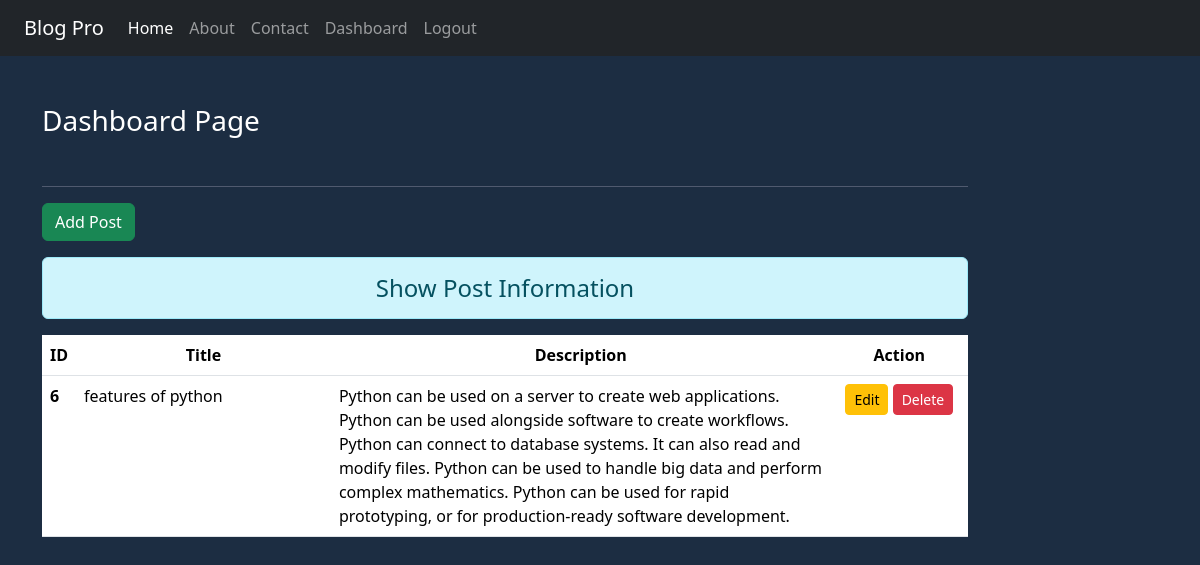
The page /dashboard/ (signed in) on the database its author committed.
### blog/models.py (models this page shows, shortened)
class Post(models.Model):
    title = models.CharField(max_length = 150)
    desc = models.TextField()

### blog/views.py (the view)
# urls.py: path('dashboard/', views.dashboard, name='dashboard'),
def dashboard(request):
    if request.user.is_authenticated:
        posts = Post.objects.all()
        return render(request, 'blog/dashboard.html', {'posts':posts})
    else:
        return HttpResponseRedirect('/login/')

### blog/templates/blog/dashboard.html (shortened to what this page needs)
{% extends 'blog/base.html' %}
{% load static %}
{% block content %}
    <div class="col-sm-10">
        <h3 class="text-white my-5">Dashboard Page</h3>
        <hr>
        <a href="{% url 'addpost' %}" class="btn btn-success">Add Post</a>
        <h4 class="text-center alert alert-info mt-3">Show Post Information</h4>
        {% if posts %}
            <table class="table table-hover bg-white">
                <thead>
                    <tr class="text-center">
                        <th scope="col" style="width: 2%">ID</th>
                        <th scope="col" style="width: 28%">Title</th>
                        <th scope="col" style="width: 55%">Description</th>
                        <th scope="col" style="width: 15%">Action</th>
                    </tr>
                </thead>
                <tbody>
                    {% for post in posts %}
                        <tr>
                            <th scope="row">{{ post.id }}</th>
                            <td>{{ post.title }}</td>
                            <td>{{ post.desc }}</td>
                            <td class="text-center">
                                <a href="{% url 'update_post' post.id %}" class="btn btn-warning btn-sm">Edit</a>
                                <form action="{% url 'delete_post' post.id %}" method="post" class="d-inline">
                                    <input type="submit" class="btn btn-danger btn-sm" value="Delete">
                                </form>
                            </td>
                        </tr>
                    {% endfor %}
                </tbody>
            </table>
        {% else %}
            <h4 class="text-center alert alert-warning">No Records</h4>
        {% endif %}
    </div>
{% endblock content %}

### blog/static/blog/css/style.css (style rules this page uses)
body { background-color: rgb(28, 45, 66); color: rgb(236, 222, 243); }

### rows shown on the page
Post: id "6", title "features of python", desc "Python can be used on a server to create web applications. Python can be used alongside software to create workflows. Python can connect to database systems. It can also read and modify files. Python can be used to handle big data and perform complex mathematics. Python can be used for rapid prototyping, or for production-ready software development."
